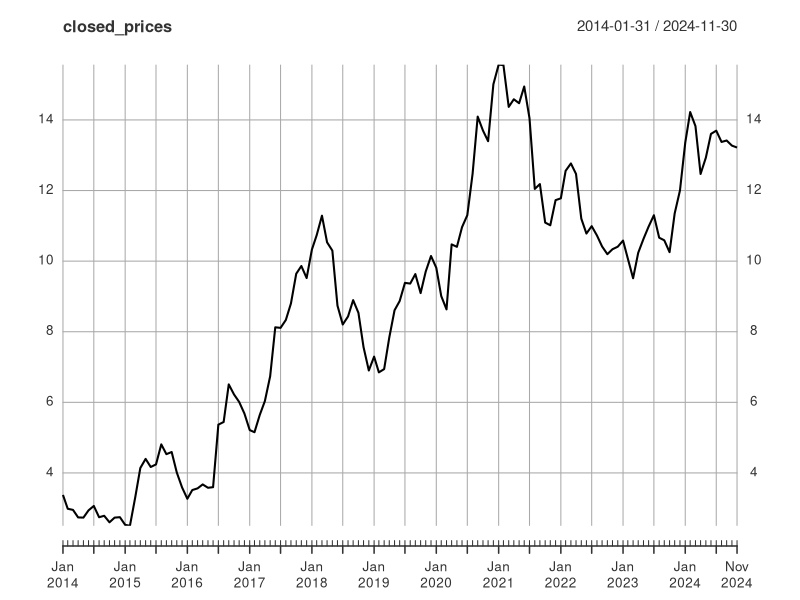

Generate this figure with R: (Note: this script raises an error after producing the figure.)
## ---- chunk 1
df = read.csv("../data/NTDOY-months.csv")
df
## ---- chunk 2
library(xts)

closed_prices = xts(df$Adj.Close, order.by = as.Date(df$Date))
## ---- chunk 3
plot(closed_prices)
adf.test(closed_prices)

## ---- chunk 4
plot(diff(closed_prices))
adf.test(diff(as.numeric(closed_prices)))
## ---- chunk 5
plot(diff(closed_prices))
## ---- chunk 6
acf2(diff(closed_prices))
## ---- chunk 7
shapiro.test(as.numeric(diff(closed_prices)))
shapiro.test(as.numeric(closed_prices))
## ---- chunk 8
eacf(diff1)
